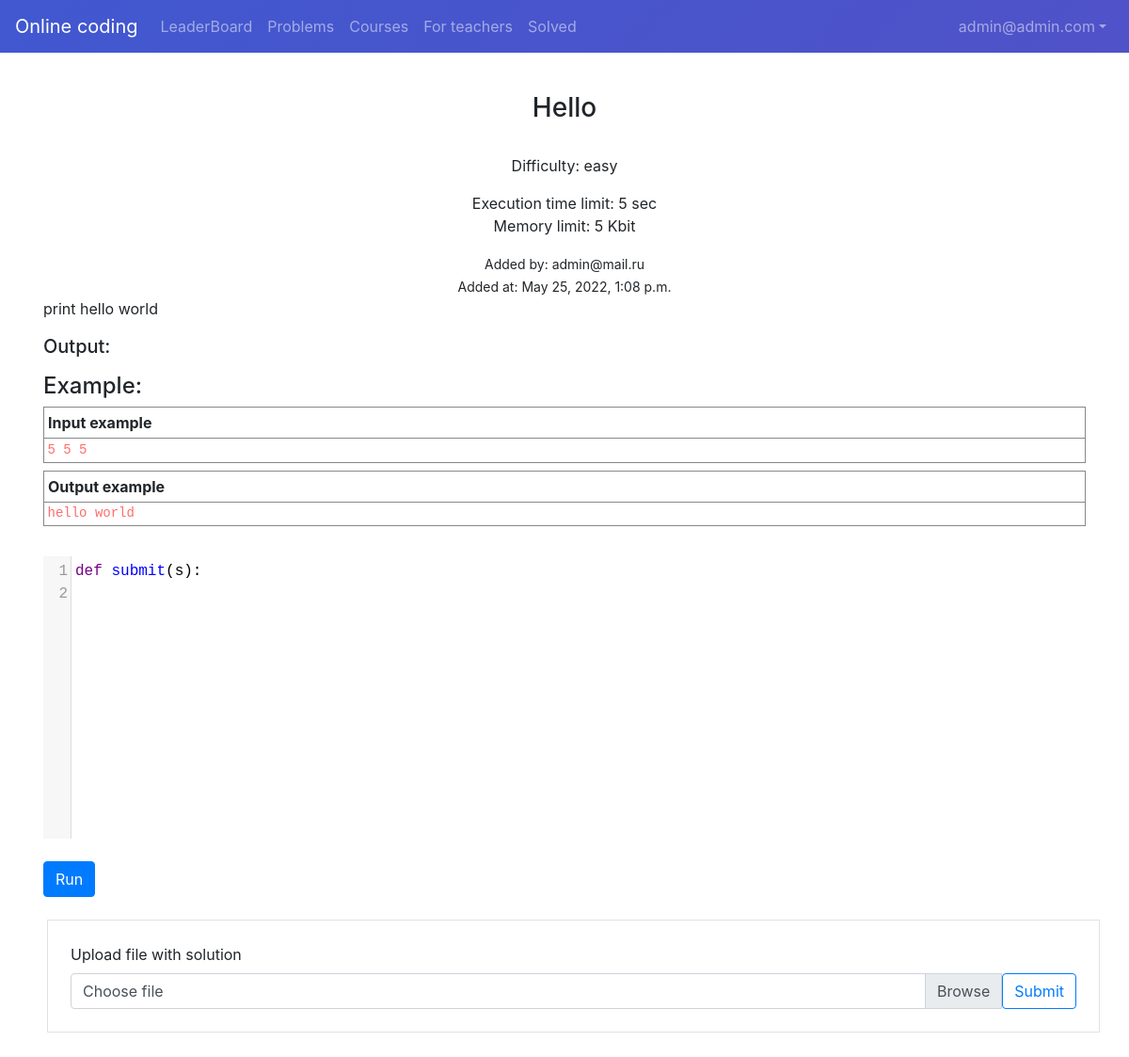
/textEditor/helloworld (signed in), run on the app's committed database.
### user/models.py (models this page shows)
class User(AbstractBaseUser, PermissionsMixin):
    id = models.UUIDField(primary_key=True, default=uuid.uuid4, editable=False)
    first_name = models.CharField(max_length=32)
    surname = models.CharField(max_length=32)
    group = models.CharField(max_length=32)
    role = models.IntegerField(choices=ROLE_CHOICES, default=0)
    is_active = models.BooleanField(default=True)
    is_staff = models.BooleanField(default=False)
    email = models.EmailField(max_length=255, unique=True)
    rating = models.IntegerField(default=0)
    objects = UserManager()
    USERNAME_FIELD = 'email'

### main/models.py (models this page shows, shortened)
class ProgrammingTask(models.Model):
    title = models.CharField(max_length=100)
    description = models.TextField()
    slug = models.SlugField(max_length=100, unique=True, null=True)
    time_limit = models.IntegerField()
    memory_limit = models.IntegerField()
    created_at = models.DateTimeField(auto_now_add=True)
    updated_at = models.DateTimeField(auto_now=True)
    is_public = models.BooleanField(default=False)
    is_deleted = models.BooleanField(default=False)
    author = models.ForeignKey(User, on_delete=models.CASCADE)
    language = models.CharField(choices=LANGUAGE_CHOICES, default='python', max_length=10)
    difficulty = models.CharField(choices=DIFFICULTY_CHOICES, default='easy', max_length=10)
    max_plagiarism = models.FloatField(default=0)
    solved_count = models.IntegerField(default=0)
    teacher = models.ForeignKey(Teacher, on_delete=models.CASCADE, null=True)
    course = models.ForeignKey('Course', on_delete=models.CASCADE, null=True)
    rating = models.IntegerField(default=0)
    file = models.FileField(null=True, blank=True)
    class Meta:
        ordering = ['-created_at']
        verbose_name = 'Programming Task'
        verbose_name_plural = 'Programming Tasks'

class Tests(models.Model):
    task = models.ForeignKey(ProgrammingTask, on_delete=models.CASCADE)
    input_data = models.TextField()
    output_data = models.TextField()
    created_at = models.DateTimeField(auto_now_add=True)
    updated_at = models.DateTimeField(auto_now=True)
    is_deleted = models.BooleanField(default=False)
    class Meta:
        verbose_name = 'Test'
        verbose_name_plural = 'Tests'

### api/views.py (the view, shortened to what this page needs)
# urls.py: path('textEditor/<slug:slug>', textEditor, name='textEditor'),
def textEditor(request, slug):
    if request.method == 'GET':
        task = get_object_or_404(ProgrammingTask, slug=slug)
        form = ProgrammingTaskSolutionForm()
        first_test = Tests.objects.all().filter(task=task).first()
        tasksolution = ProgrammingTaskSolution.objects.filter(task=task, author=request.user).first()
        print(tasksolution)
        return render(request, 'onlineCoding/textEditor.html', {'task': task, 'form': form, 'first_test': first_test})

### templates/onlineCoding/textEditor.html (shortened to what this page needs)
{% extends 'onlineCoding/base.html' %}
{% block content %}
    {% load static %}
    <link rel=stylesheet href="{% static 'codemirror/main/codemirror.css' %}">
    <link rel=stylesheet href="{% static 'codemirror/addon/hint/show-hint.css' %}"/>
    <link rel=stylesheet href="{% static 'onlineCoding/css/style.css' %}"/>
    <div class="text-center">
        <h3>{{ task.title }}</h3>
        <br>
        <p>Difficulty: {{ task.difficulty }}</p>
        <p>
            Execution time limit: {{ task.time_limit }} sec<br>
            Memory limit: {{ task.memory_limit }} Kbit
        </p>
        <small>Added by: {{ task.author }}</small><br>
        <small>Added at: {{ task.created_at }}</small>
    </div>
    <p>{{ task.description }}</p>
    <h5>Output:</h5>
    <h4>Example:</h4>
    {% if first_test.input_data %}
        <div class="input mb-2">
            <div class="title">Input example</div>
            <pre>{{ first_test.input_data }}</pre>
        </div>
    {% endif %}
    <div class="output">
        <div class="title">Output example</div>
        <pre>{{ first_test.output_data }}</pre>
    </div>
    <br>
    {% if request.user.is_authenticated %}
        {% if type != 'warning' and type != 'success' %}
            <form style="position: relative; margin-top: .5em;" action="{{ task.slug }}" method="post"
                  enctype="multipart/form-data">
            <br>
            <button type="submit" name="run" class="btn btn-primary">Run</button>
            <br>
            <br>
            <div class="row border p-4 ml-1">
                <label>Upload file with solution</label>
                <div class="input-group">
                    <div class="custom-file">
                        <label class="custom-file-label" for="id_file">Choose file</label>
                    </div>
                    <button type="submit" name="submit" class="btn  btn-outline-primary">Submit</button>
                </div>
            </div>
        {% endif %}
    </form>
    {% else %}
        <i class="text-info"><b>Note:</b> Only authorized users can send solutions</i>
    {% endif %}
{% endblock %}

### templates/onlineCoding/base.html (shortened to what this page needs)
<!DOCTYPE html>
<html lang="en">
<head>
    {% load static %}
    <link rel="stylesheet" href="https://cdn.jsdelivr.net/npm/bootstrap@4.6.1/dist/css/bootstrap.min.css"
>
    <link rel="stylesheet" href="{% static 'onlineCoding/css/style.css' %}">
</head>
<body>
<nav class="navbar navbar-expand-md fixed-top navbar-dark bg-purple-gradient">
    <a class="navbar-brand" href="#">Online coding</a>
    {% with request.resolver_match.url_name as url_name %}
        <div class="navbar-collapse offcanvas-collapse" id="navbarsExampleDefault">
            <ul class="navbar-nav mr-auto">
                <li class="nav-item {% if url_name == 'leaderboard' %} active {% endif %}">
                    <a class="nav-link" href="/leaderboard">LeaderBoard <span class="sr-only">(current)</span></a>
                </li>
                <li class="nav-item {% if url_name == 'problems' %} active {% endif %}">
                    <a class="nav-link" href="/problems">Problems</a>
                </li>
                <li class="nav-item {% if url_name == 'courses' %} active {% endif %}">
                    <a class="nav-link" href="/courses">Courses</a>
                </li>
                <li class="nav-item {% if url_name == 'teacher' %} active {% endif %}">
                    <a class="nav-link" href="/teacher">For teachers</a>
                </li>
                <li class="nav-item {% if url_name == 'solved' %} active {% endif %}">
                    <a class="nav-link" href="/solved">Solved</a>
                </li>
            </ul>
            <ul class="navbar-nav">
                {% if request.user.is_authenticated %}
                    <li class="nav-item dropdown {% if url_name == 'profile' %} active {% endif %}">
                        <a class="nav-link dropdown-toggle" href="#" id="dropdown01" data-toggle="dropdown"
                           aria-haspopup="true" aria-expanded="false">{{ request.user }}</a>
                    </li>
                {% else %}
                    <li class="nav-item">
                        <span><a class="nav-link" href="/login">Login</a></span>
                    </li>
                {% endif %}
            </ul>
        </div>
    {% endwith %}
</nav>
    <br>
    <br>
    <br>
    <br>
<main role="main" class="container">
    {% block content %}
    {% endblock %}
</main>
</body>
</html>

### static/onlineCoding/css/style.css (style rules this page uses)
.input, .output { line-height: 1.5em; border: 1px solid #888; }
.title { font-size: 1em; padding: .25em; border-bottom: 1px solid #888; font-weight: 700; }
.input pre, .output pre { line-height: 1.25em; padding: .25em; margin: 0; color: rgb(255, 109, 109);; }
.bg-purple-gradient { background-color: #4158D0; background-image: linear-gradient(135deg, #4158D0 0%, #5052c8 100%); }
body, html { height: auto; }
.container { padding: 2px 16px; }

### data on the page
User: user "admin@admin.com"
ProgrammingTask: title "Hello", difficulty "easy", time_limit "5", memory_limit "5", author "admin@mail.ru", created_at "May 25, 2022, 1:08 p.m.", description "print hello world"
Tests: input_data "5 5 5", output_data "hello world"
